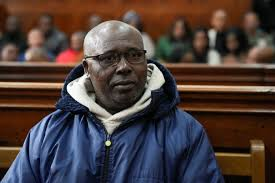
#> input picture images.jpg, 275 x 183 px
$ python main.py
#> lines starting #> are read from the running program, lines starting #| are printed output that depends on the picture
import cv2

# Face detection classifier
face_haar_cascade = cv2.CascadeClassifier('haarcascade_frontalface_default.xml')

# test image
image = cv2.imread('images.jpg')
#> image is the input picture: shape (183, 275, 3); mean B, G, R 59.4, 61.8, 75.8

# Converting image to gray
gray = cv2.cvtColor(image, cv2.COLOR_BGR2GRAY)
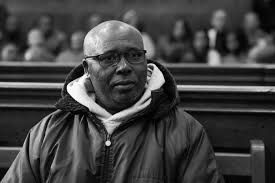
#> gray: shape (183, 275); min 0, max 255, mean 65.8

# cv2.imshow("Gray",gray)

# cv2.waitKey()

faces = face_haar_cascade.detectMultiScale(gray,1.1,4)
#> faces = [[84, 30, 70, 70]]

for (x,y,w,h) in faces:
    cv2.rectangle(image, (x,y), (x+w, y+h), (0,255,0), 5)
    cv2.imshow("Faces", image)
    cv2.waitKey()
#> this loop made 1 pass
#> pass 1, `cv2.imshow("Faces", image)`:
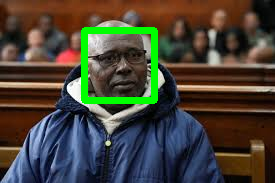
#> window 'Faces': shape (183, 275, 3); mean B, G, R 55.4, 67.3, 71.2
